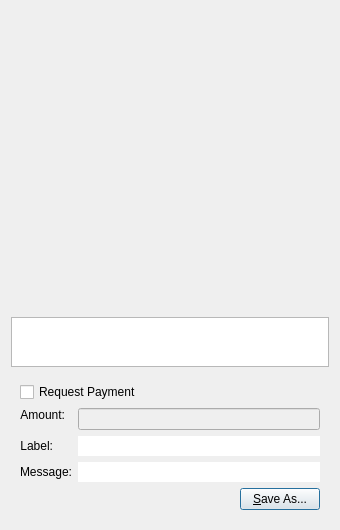
<?xml version="1.0" encoding="UTF-8"?>
<ui version="4.0">
 <class>QRCodeDialog</class>
 <widget class="QDialog" name="QRCodeDialog">
  <property name="geometry">
   <rect>
    <x>0</x>
    <y>0</y>
    <width>340</width>
    <height>530</height>
   </rect>
  </property>
  <property name="windowTitle">
   <string>QR Code Dialog</string>
  </property>
  <layout class="QVBoxLayout" name="verticalLayout_3">
   <item>
    <widget class="QLabel" name="lblQRCode">
     <property name="sizePolicy">
      <sizepolicy hsizetype="Expanding" vsizetype="Expanding">
       <horstretch>0</horstretch>
       <verstretch>0</verstretch>
      </sizepolicy>
     </property>
     <property name="minimumSize">
      <size>
       <width>300</width>
       <height>300</height>
      </size>
     </property>
     <property name="textFormat">
      <enum>Qt::PlainText</enum>
     </property>
     <property name="alignment">
      <set>Qt::AlignCenter</set>
     </property>
     <property name="wordWrap">
      <bool>true</bool>
     </property>
    </widget>
   </item>
   <item>
    <widget class="QPlainTextEdit" name="outUri">
     <property name="sizePolicy">
      <sizepolicy hsizetype="Expanding" vsizetype="Minimum">
       <horstretch>0</horstretch>
       <verstretch>0</verstretch>
      </sizepolicy>
     </property>
     <property name="minimumSize">
      <size>
       <width>0</width>
       <height>50</height>
      </size>
     </property>
     <property name="tabChangesFocus">
      <bool>true</bool>
     </property>
     <property name="textInteractionFlags">
      <set>Qt::TextSelectableByKeyboard|Qt::TextSelectableByMouse</set>
     </property>
    </widget>
   </item>
   <item>
    <widget class="QWidget" name="widget" native="true">
     <layout class="QVBoxLayout" name="verticalLayout_2">
      <item>
       <widget class="QCheckBox" name="chkReqPayment">
        <property name="enabled">
         <bool>true</bool>
        </property>
        <property name="text">
         <string>Request Payment</string>
        </property>
       </widget>
      </item>
      <item>
       <layout class="QFormLayout" name="formLayout">
        <property name="fieldGrowthPolicy">
         <enum>QFormLayout::AllNonFixedFieldsGrow</enum>
        </property>
        <item row="1" column="0">
         <widget class="QLabel" name="lblLabel">
          <property name="text">
           <string>Label:</string>
          </property>
          <property name="textFormat">
           <enum>Qt::PlainText</enum>
          </property>
          <property name="alignment">
           <set>Qt::AlignRight|Qt::AlignTrailing|Qt::AlignVCenter</set>
          </property>
          <property name="buddy">
           <cstring>lnLabel</cstring>
          </property>
         </widget>
        </item>
        <item row="1" column="1">
         <widget class="QLineEdit" name="lnLabel">
          <property name="frame">
           <bool>false</bool>
          </property>
         </widget>
        </item>
        <item row="2" column="0">
         <widget class="QLabel" name="lblMessage">
          <property name="text">
           <string>Message:</string>
          </property>
          <property name="textFormat">
           <enum>Qt::PlainText</enum>
          </property>
          <property name="alignment">
           <set>Qt::AlignRight|Qt::AlignTrailing|Qt::AlignVCenter</set>
          </property>
          <property name="buddy">
           <cstring>lnMessage</cstring>
          </property>
         </widget>
        </item>
        <item row="2" column="1">
         <widget class="QLineEdit" name="lnMessage">
          <property name="frame">
           <bool>false</bool>
          </property>
         </widget>
        </item>
        <item row="0" column="0">
         <widget class="QLabel" name="lblAmount">
          <property name="sizePolicy">
           <sizepolicy hsizetype="Preferred" vsizetype="Maximum">
            <horstretch>0</horstretch>
            <verstretch>0</verstretch>
           </sizepolicy>
          </property>
          <property name="text">
           <string>Amount:</string>
          </property>
          <property name="textFormat">
           <enum>Qt::PlainText</enum>
          </property>
          <property name="alignment">
           <set>Qt::AlignRight|Qt::AlignTrailing|Qt::AlignVCenter</set>
          </property>
          <property name="buddy">
           <cstring>lnReqAmount</cstring>
          </property>
         </widget>
        </item>
        <item row="0" column="1">
         <widget class="BitcoinAmountField" name="lnReqAmount">
          <property name="enabled">
           <bool>false</bool>
          </property>
          <property name="minimumSize">
           <size>
            <width>80</width>
            <height>0</height>
           </size>
          </property>
         </widget>
        </item>
       </layout>
      </item>
      <item>
       <layout class="QHBoxLayout" name="horizontalLayout">
        <item>
         <spacer name="horizontalSpacer">
          <property name="orientation">
           <enum>Qt::Horizontal</enum>
          </property>
          <property name="sizeHint" stdset="0">
           <size>
            <width>40</width>
            <height>20</height>
           </size>
          </property>
         </spacer>
        </item>
        <item>
         <widget class="QPushButton" name="btnSaveAs">
          <property name="text">
           <string>&amp;Save As...</string>
          </property>
         </widget>
        </item>
       </layout>
      </item>
     </layout>
    </widget>
   </item>
  </layout>
 </widget>
 <customwidgets>
  <customwidget>
   <class>BitcoinAmountField</class>
   <extends>QLineEdit</extends>
   <header>bitcoinamountfield.h</header>
   <container>1</container>
  </customwidget>
 </customwidgets>
 <resources/>
 <connections>
  <connection>
   <sender>chkReqPayment</sender>
   <signal>clicked(bool)</signal>
   <receiver>lnReqAmount</receiver>
   <slot>setEnabled(bool)</slot>
   <hints>
    <hint type="sourcelabel">
     <x>92</x>
     <y>285</y>
    </hint>
    <hint type="destinationlabel">
     <x>98</x>
     <y>311</y>
    </hint>
   </hints>
  </connection>
 </connections>
</ui>
